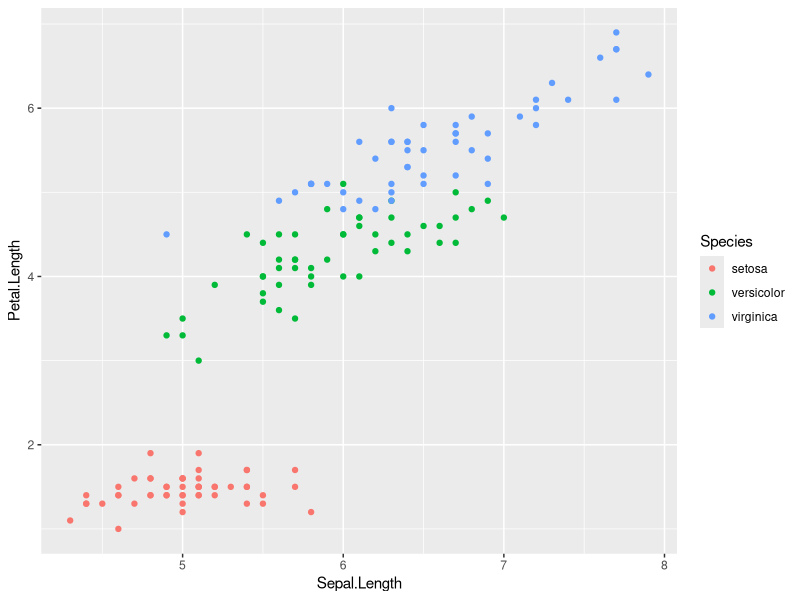
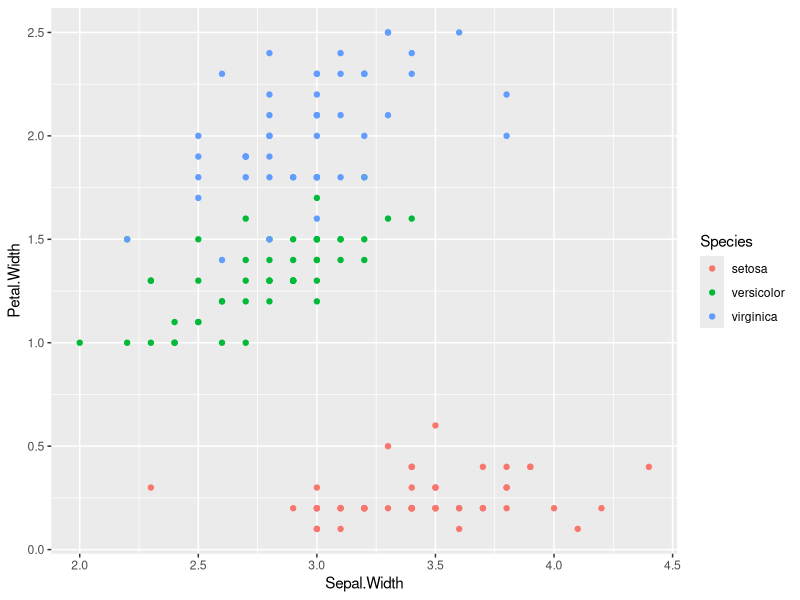
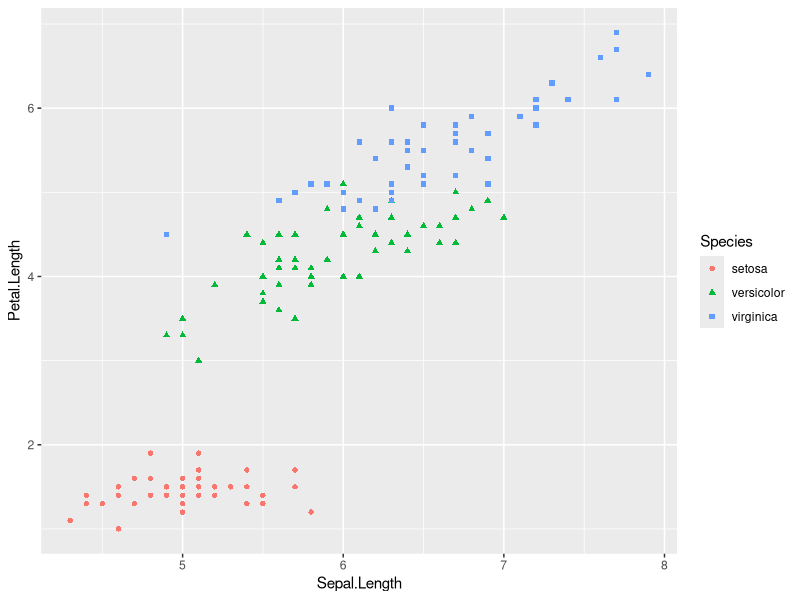
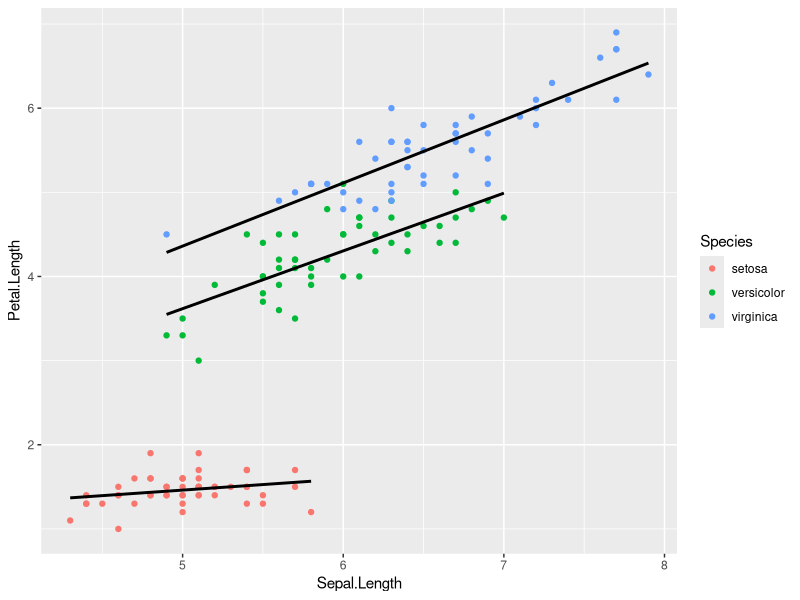

These figures' R source, in order:
### lab 1 - Exercise

# For this exercise we are using the iris data set available in R.

# 1. Make a scatter plot of sepal length vs. petal length for the three species. Make a single plot 
# that shows the data for all three species at once, in different colours.

library(ggplot2)
names(iris)
head(iris, 10)
ggplot(iris, aes(x=Sepal.Length, y=Petal.Length, color=Species)) + geom_point()

ggplot(iris, aes(x=Sepal.Width, y=Petal.Width, color=Species)) + geom_point()

# 2. Now try to show the data for all three species at once, in different colours and shapes.

ggplot(iris, aes(x=Sepal.Length, y=Petal.Length, shape=Species, color=Species)) + 
  geom_point()

# 3. Finally, add a fitted least squares line (straight black line) to each group of points.

ggplot(iris, aes(x=Sepal.Length, y=Petal.Length, color=Species)) + geom_point() + 
  geom_smooth(aes(group=Species), method='lm', color='black', formula=y~x, se=F)


